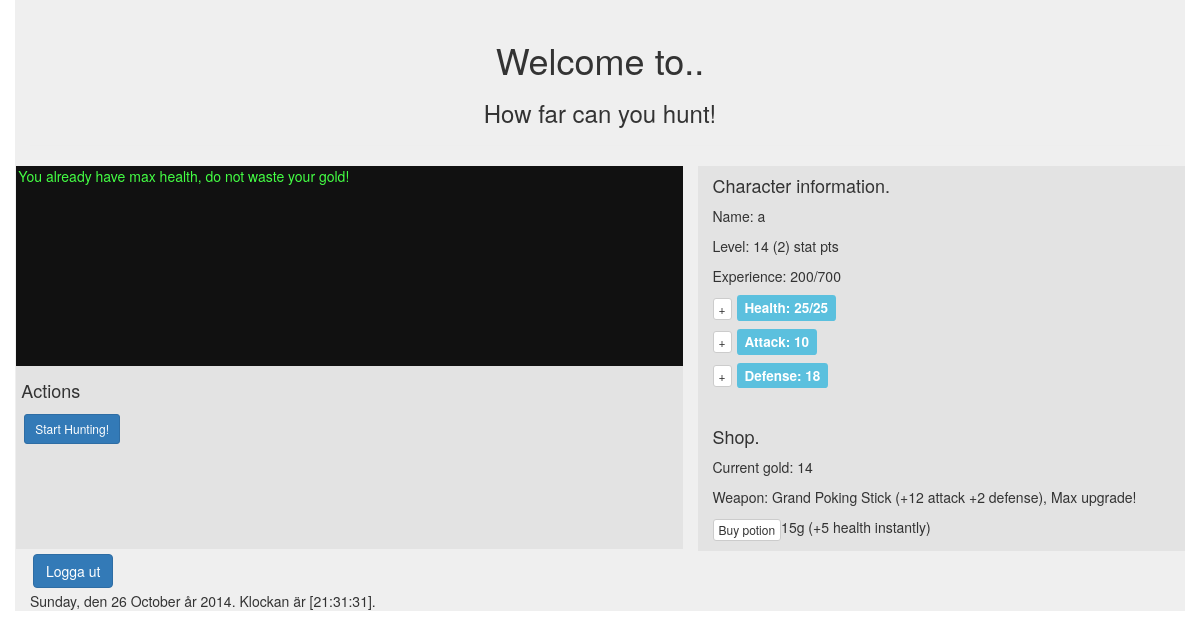
Screenshot of /?buy=healthPotion (signed in) with the database file from the repository.
### tables this page shows
CREATE TABLE IF NOT EXISTS `characters` (
  `UserID` int(255) NOT NULL,
  `Name` varchar(255) DEFAULT NULL,
  `MaxHealth` int(255) NOT NULL,
  `CurrentHealth` int(255) NOT NULL,
  `Attack` int(255) NOT NULL,
  `Defense` int(255) NOT NULL,
  `Level` int(255) NOT NULL,
  `Exp` int(255) NOT NULL,
  `Gold` int(255) NOT NULL,
  `StatPoints` int(255) NOT NULL,
  `WeaponEntry` int(11) DEFAULT '0',
  PRIMARY KEY (`UserID`)
);

CREATE TABLE IF NOT EXISTS `weapons` (
  `Entry` int(255) NOT NULL,
  `Name` varchar(255) NOT NULL,
  `Attack` int(11) NOT NULL,
  `Defense` int(11) NOT NULL,
  `Health` int(11) NOT NULL,
  `LifeOnHit` int(11) NOT NULL,
  `Price` int(11) NOT NULL,
  PRIMARY KEY (`Entry`)
);

### src/Controller/GameController.php (called while the page is built, shortened)
<?php
require_once("model/GameModel.php");
require_once("view/GameView.php");
class GameController
{
	private $gameModel;
	private $gameView;
	public function __construct()
	{
		$this->gameModel = new GameModel();
		$this->gameView = new GameView();
	}
	public function HandleGame($username)
	{
		$userEntry = $this->gameModel->GetUserEntry($username);
		$character = $this->gameModel->CheckForExistingCharacter($userEntry);
		$char = $this->gameModel->GetCharacterFromSession();
		if ($this->gameView->DidUserRequestBuy())
			$this->gameModel->BuyItem($char, $userEntry, $this->gameView->DidUserBuyHealthPotion(), $this->gameView->DidUserBuyWeapon());
		$nextWeaponprice = $this->gameModel->GetNextWeaponPrice($char->GetWeapon()->GetEntry());
		if ($this->HandleHunting($char, $userEntry))
		{
			$this->gameModel->CheckForPlayerLevelup($char, $userEntry);
		}
		return $this->gameView->GenerateGameHTML($this->gameModel->IsUserHunting(), $this->gameModel->GetLogArray(), $char->GetName(), $char->GetMaxHealth(), $char->GetCurrentHealth(), $char->GetAttack(),
			   $char->GetDefense(), $char->GetGold(), $char->GetLevel(), $char->GetExp(), $char->GetStatPoints(), $char->GetWeapon()->GetName(), $char->GetWeapon()->GetAttack(), $char->GetWeapon()->GetDefense(),
			   $nextWeaponprice, $char->GetWeapon()->GetEntry());
	}
	private function HandleHunting(Character $char, $entry)
	{
		return true;
	}
}

### src/Controller/MainController.php (called while the page is built, shortened)
<?php
require_once("Controller/AccountController.php");
require_once("Controller/GameController.php");
require_once("model/DAL/UserRepository.php");
require_once("view/LoginView.php");
class MainController
{
	private $accountController;
	private $gameController;
	private $loginModel;
	private $loginView;
	public function __construct()
	{
		$userRepo = new UserRepository();
		$this->loginModel = new LoginModel($userRepo);
		$this->loginView = new LoginView($this->loginModel);
		$this->accountController = new AccountController($this->loginModel, $this->loginView, $userRepo);
		$this->gameController = new GameController();
	}
	public function Run()
	{
		$body = $this->accountController->HandleAccounts();
		if ($this->loginModel->IsLoggedIn($this->loginView->GetUserAgent(), $this->loginView->GetUserIP()))
		{
			$body = $this->gameController->HandleGame($this->loginModel->GetUsername()) . $body;
		}
		return $body;
	}
}

### src/index.php (called while the page is built, shortened)
<?php
require_once("RenderHTML.php");
require_once("Controller/MainController.php");
$controller = new MainController();
$body = $controller->Run();

### src/Model/DAL/CharacterRepository.php (called while the page is built, shortened)
<?php
require_once("model/DAL/WeaponRepository.php");
class CharacterRepository extends Repository
{
	private $weaponRepository;
	private static $userID = "UserID";
	private static $name = "Name";
	private static $maxHealth = "MaxHealth";
	private static $attack = "Attack";
	private static $defense = "Defense";
	private static $level = "Level";
	private static $exp = "Exp";
	private static $gold = "Gold";
	private static $statPoints = "StatPoints";
	private static $weapon = "WeaponEntry";
	public function __construct($weaponRepository)
	{
		$this->DBTable = "characters";
		$this->weaponRepository = $weaponRepository;
	}
	public function GetCharacterByUserID($userID)
	{
		try
		{
			$DB = $this->connection();
			$sql = "SELECT * FROM $this->DBTable WHERE " . self::$userID . " = ?";
			$param = array($userID);
			$query = $DB->prepare($sql);
			$query->execute($param);
			$result = $query->fetch();
			if ($result)
			{
				$weapon = $this->weaponRepository->GetWeapon($result[self::$weapon]);
				$character = new Character($result[self::$name], $result[self::$maxHealth], $result[self::$attack],
										   $result[self::$defense], $result[self::$level], $result[self::$exp], $result[self::$gold], $result[self::$statPoints], $weapon);
				return $character;
			}
			return NULL;
		}
		catch (PDOException $e)
		{
			die("Error 1");
		}
	}
}

### src/Model/GameModel.php (called while the page is built, shortened)
<?php
require_once("model/DAL/UserRepository.php");
require_once("model/DAL/CharacterRepository.php");
require_once("model/DAL/WeaponRepository.php");
class GameModel
{
	private $userRepository;
	private $characterRepository;
	public function __construct()
	{
		$this->userRepository = new UserRepository();
		$weaponRepository = new WeaponRepository();
		$this->characterRepository = new CharacterRepository($weaponRepository);
	}
	public function GetUserEntry($username)
	{
		return $entry = $this->userRepository->GetUserEntryByName($username);
	}
	public function CheckForExistingCharacter($entry)
	{
		if ($this->characterRepository->GetCharacterByUserID($entry))
			return true;
		return false;
	}
}

### src/Model/DAL/UserRepository.php (called while the page is built, shortened)
<?php
class UserRepository extends Repository
{
	private static $entry = "Entry";
	private static $name = "Name";
	public function __construct()
	{
		$this->DBTable = "user";
	}
	public function GetUserEntryByName($name)
	{
		try
		{
			$DB = $this->connection();
			$sql = "SELECT " . self::$entry . " FROM $this->DBTable WHERE " . self::$name . "= ?";
			$param = array($name);
			$query = $DB->prepare($sql);
			$query->execute($param);
			$result = $query->fetch();
			if ($result)
			{
				return $result[self::$entry];
			}
			return NULL;
		}
		catch (PDOException $e)
		{
			die("Error 5");
		}
	}
}

### src/Model/DAL/WeaponRepository.php (called while the page is built, shortened)
<?php
class WeaponRepository extends Repository
{
	private static $entry = "Entry";
	private static $name = "Name";
	private static $attack = "Attack";
	private static $defense = "Defense";
	private static $health = "Health";
	private static $lifeOnHit = "LifeOnHit";
	private static $price = "Price";
	public function __construct()
	{
		$this->DBTable = "weapons";
	}
	public function GetWeapon($entry)
	{
		try
		{
			$DB = $this->connection();
			$sql = "SELECT * FROM $this->DBTable WHERE " . self::$entry . " = ?";
			$param = array($entry);
			$query = $DB->prepare($sql);
			$query->execute($param);
			$result = $query->fetch();
			if ($result)
			{
				$weapon = new Weapon($result[self::$entry], $result[self::$name], $result[self::$attack],
								     $result[self::$defense], $result[self::$health], $result[self::$lifeOnHit], $result[self::$price]);
				return $weapon;
			}
			return NULL;
		}
		catch (PDOException $e)
		{
			die("Error 1 weapon");
		}
	}
}

### src/View/GameView.php (the view, shortened to what this page needs)
<?php
class GameView
{
	public function GenerateLogString($logArray)
	{
		$logString = "";
		foreach ($logArray as $row)
		{
			$logString .= "<p>$row</p>\n";
		}
		return $logString;
	}
	public function GenerateGameHTML($isUserHunting = false, $logArray, $name, $maxHealth, $currentHealth, $attack, $defense, $gold, $level, $exp, $statPoints, $weaponName, $weaponDamage, $weaponDefense, $nextWepPrice, $weaponUpgrade, $playerDied = false)
	{
		$log = $this->GenerateLogString($logArray);
		if ($nextWepPrice != 0)
			$weaponPriceHTML = "<a href='?buy=weapon' class = 'btn btn-default btn-xs margintop'> Upgrade (" . $nextWepPrice . "g)!</a>";
		else
			$weaponPriceHTML ="Max upgrade!";
		$HTML = "
				<div class = 'row'>
					<div class = 'col-xs-6 col-sm-7'>
						<div class = 'log'>
							$log
						</div>
						<div class ='first'>
							<h4>Actions</h4>
							";
					if ($isUserHunting)
						$HTML .= $this->GetHuntingHTML();
					else if ($playerDied)
						$HTML .= "<p><a href = '?endGame' class = 'btn btn-success btn-xs margin'>End game</a></p>";
					else
						$HTML .= $this->GetActionHTML();
					$HTML .=
							"
						</div>
					</div>
					<div class = 'col-xs-6 col-sm-5 second'>
						<h4>Character information.</h4>
						<p>Name: $name</p>
						<p>Level: $level ($statPoints) stat pts</p>
						<p>Experience: $exp/" . $level * Character::REQUIRED_EXP_MULTI . "</p>
						<p><h4><a href = '?addStat=health' class = 'btn btn-default btn-xs margintop'> + </a><span class='label label-info marginleft'>Health: $currentHealth/$maxHealth</span></h4></p>
						<p><h4><a href = '?addStat=attack' class = 'btn btn-default btn-xs margintop'> + </a><span class='label label-info marginleft'>Attack: $attack</span></h4></p>
						<p><h4><a href = '?addStat=defense' class = 'btn btn-default btn-xs margintop'> + </a><span class='label label-info marginleft'>Defense: $defense</span></h4></p>
						<br />
						<h4>Shop.</h4>
						<p>Current gold: $gold</p>
						<p>Weapon: $weaponName (+$weaponDamage attack +$weaponDefense defense), $weaponPriceHTML</a></p>
						<p><a href='?buy=healthPotion' class = 'btn btn-default btn-xs margintop'>Buy potion </a>" . HealthPotion::HEALTH_POTION_PRICE . "g (+" . HealthPotion::HEAL_AMOUNT . " health instantly) </p>
					</div>
				</div>";
		return $HTML;
	}
	public function GetActionHTML()
	{
		$HTML =	"
				<p><a href = '?hunt' class = 'btn btn-primary btn-sm margin'>Start Hunting!</a></p>
				";
		return $HTML;
	}
}

### src/style/style.css (style rules this page uses)
.log { height: 200px; color: #44FF44; background-color: #111111; padding-left: 2px; margin-left: -2.1%; }
.second { background-color: #E3E3E3; }
.first { background-color: #E3E3E3; height: 183px; padding: 5px; margin-left: -2.1%; }
.margin { margin: 3px; }
.margintop { margin-top: 1px; }
.marginleft { margin-left: 5px; }

### rows the page displays
characters: Name "a", Gold "14", StatPoints "2", Exp "200", $level*Character::REQUIRED_EXP_MULTI "700", MaxHealth "25", Attack "10", Defense "18", Level "14"
weapons: Name "Grand Poking Stick", Attack "12", Defense "2", Entry "Max upgrade!"

### other values shown
$row "You already have max health, do not waste your gold!"
HealthPotion::HEALTH_POTION_PRICE "15"
HealthPotion::HEAL_AMOUNT "5"
strftime("$day, den %d %B år %Y. Klockan är [%X].") "Sunday, den 26 October år 2014. Klockan är [21:31:31]."
